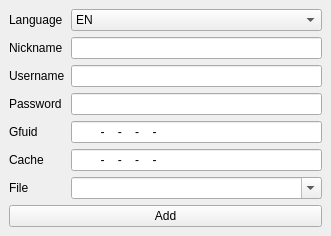
<?xml version="1.0" encoding="UTF-8"?>
<ui version="4.0">
 <class>AccountAdder</class>
 <widget class="QMainWindow" name="AccountAdder">
  <property name="geometry">
   <rect>
    <x>0</x>
    <y>0</y>
    <width>331</width>
    <height>236</height>
   </rect>
  </property>
  <property name="windowTitle">
   <string>Add account</string>
  </property>
  <widget class="QWidget" name="centralwidget">
   <layout class="QGridLayout" name="gridLayout">
    <item row="3" column="0">
     <widget class="QLabel" name="label_2">
      <property name="text">
       <string>Password</string>
      </property>
     </widget>
    </item>
    <item row="1" column="1">
     <widget class="QLineEdit" name="LE_NICKNAME"/>
    </item>
    <item row="2" column="0">
     <widget class="QLabel" name="label">
      <property name="text">
       <string>Username</string>
      </property>
     </widget>
    </item>
    <item row="4" column="0">
     <widget class="QLabel" name="label_3">
      <property name="text">
       <string>Gfuid</string>
      </property>
     </widget>
    </item>
    <item row="2" column="1">
     <widget class="QLineEdit" name="LE_USERNAME"/>
    </item>
    <item row="5" column="1">
     <widget class="QLineEdit" name="LE_CACHE">
      <property name="inputMask">
       <string>xxxxxxxx-xxxx-xxxx-xxxx-xxxxxxxxxxxx</string>
      </property>
     </widget>
    </item>
    <item row="0" column="0">
     <widget class="QLabel" name="label_4">
      <property name="text">
       <string>Language</string>
      </property>
     </widget>
    </item>
    <item row="3" column="1">
     <widget class="QLineEdit" name="LE_PASSWORD"/>
    </item>
    <item row="4" column="1">
     <widget class="QLineEdit" name="LE_GFUID">
      <property name="inputMask">
       <string>xxxxxxxx-xxxx-xxxx-xxxx-xxxxxxxxxxxx</string>
      </property>
     </widget>
    </item>
    <item row="7" column="0" colspan="2">
     <widget class="QPushButton" name="PB_ADD">
      <property name="text">
       <string>Add</string>
      </property>
     </widget>
    </item>
    <item row="0" column="1">
     <widget class="QComboBox" name="CB_LANG">
      <item>
       <property name="text">
        <string>EN</string>
       </property>
      </item>
      <item>
       <property name="text">
        <string>DE</string>
       </property>
      </item>
      <item>
       <property name="text">
        <string>FR</string>
       </property>
      </item>
      <item>
       <property name="text">
        <string>IT</string>
       </property>
      </item>
      <item>
       <property name="text">
        <string>PL</string>
       </property>
      </item>
      <item>
       <property name="text">
        <string>ES</string>
       </property>
      </item>
      <item>
       <property name="text">
        <string>CZ</string>
       </property>
      </item>
      <item>
       <property name="text">
        <string>RU</string>
       </property>
      </item>
      <item>
       <property name="text">
        <string>TR</string>
       </property>
      </item>
     </widget>
    </item>
    <item row="5" column="0">
     <widget class="QLabel" name="label_5">
      <property name="text">
       <string>Cache</string>
      </property>
     </widget>
    </item>
    <item row="1" column="0">
     <widget class="QLabel" name="label_6">
      <property name="text">
       <string>Nickname</string>
      </property>
     </widget>
    </item>
    <item row="6" column="1">
     <widget class="QComboBox" name="CB_ACCOUNTFILE">
      <property name="editable">
       <bool>true</bool>
      </property>
     </widget>
    </item>
    <item row="6" column="0">
     <widget class="QLabel" name="label_7">
      <property name="text">
       <string>File</string>
      </property>
     </widget>
    </item>
   </layout>
  </widget>
 </widget>
 <tabstops>
  <tabstop>LE_NICKNAME</tabstop>
  <tabstop>LE_USERNAME</tabstop>
  <tabstop>LE_PASSWORD</tabstop>
  <tabstop>LE_GFUID</tabstop>
  <tabstop>LE_CACHE</tabstop>
  <tabstop>CB_ACCOUNTFILE</tabstop>
  <tabstop>PB_ADD</tabstop>
  <tabstop>CB_LANG</tabstop>
 </tabstops>
 <resources/>
 <connections/>
</ui>
